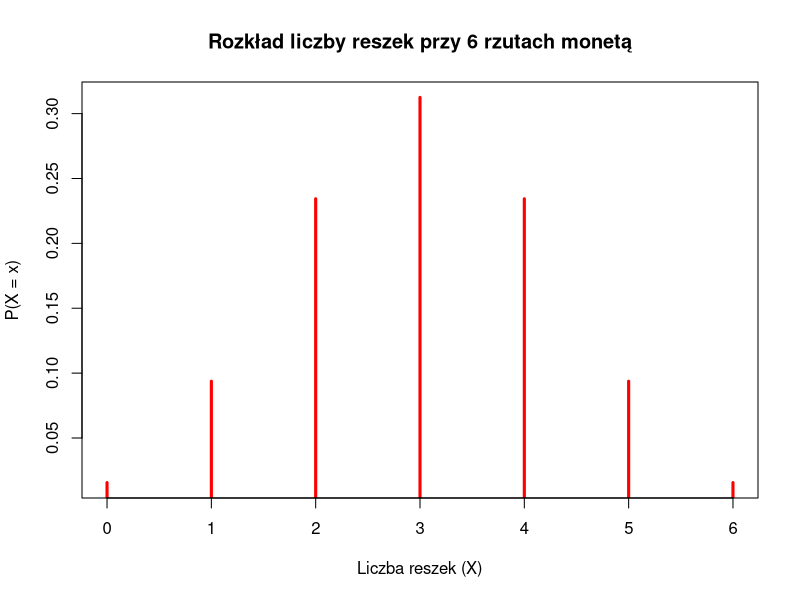
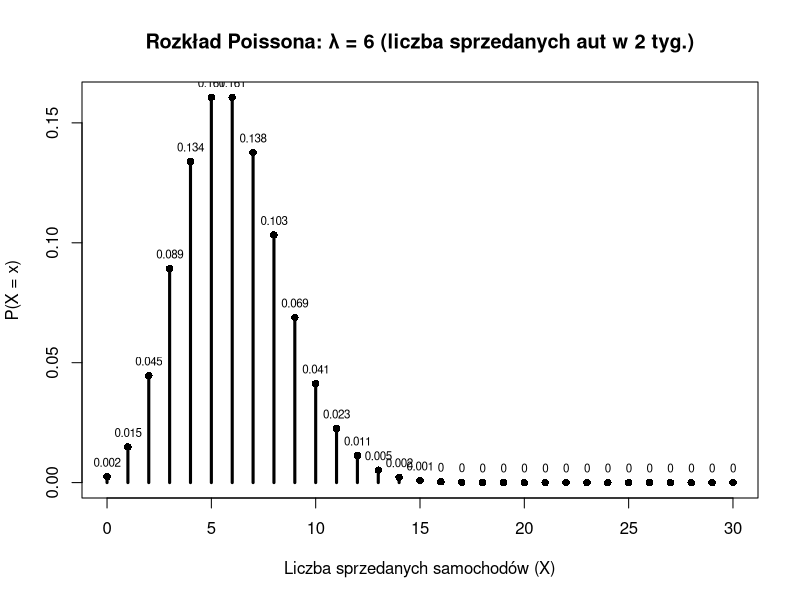
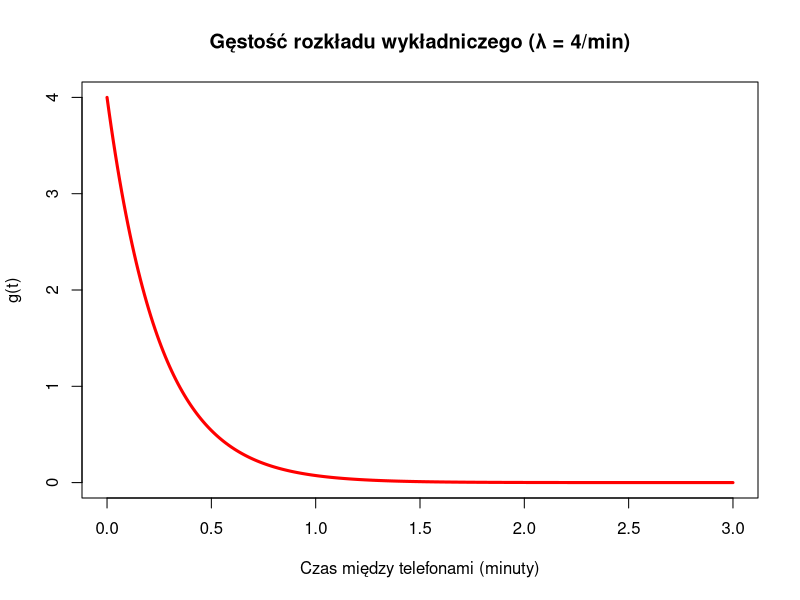

Here is the R script that generated these plots, in order:
# Zad.1
dbinom(5, size = 6, prob = 0.5) #rozklad dwumianowy prawdopodobienstwo punktowe

1 - pbinom(2, size = 6, prob = 0.5) # prawdopodobienstwo skumulowane (dystrybuanta)

pbinom(4, size = 6, prob = 0.5) - pbinom(1, size = 6, prob = 0.5)
cat("\n")

png("rozkład_reszek.png", width = 600, height = 400) # ustawienie typu nazwy i rozmiaru wykresu
x <- 0:6                     # możliwe X
p <- dbinom(x, size = 6, prob = 0.5)
plot(x, p, type = "h", lwd = 3, col = "red",
     main = "Rozkład liczby reszek przy 6 rzutach monetą",
     xlab = "Liczba reszek (X)", ylab = "P(X = x)")

# Zad.2
lambda <- 2*3

p_eq5 <- dpois(5, lambda = lambda) # rozklad poisona prawdopodobienstwo punkctowe

p_ge4  <- 1 - ppois(3, lambda = lambda) # prawdopodobieństwo skumulowane

p_3to5 <- ppois(5, lambda = lambda) - ppois(2, lambda = lambda)

cat("P(X = 5)        =", p_eq5, "\n")
cat("P(X >= 4)       =", p_ge4, "\n")
cat("P(3 <= X <= 5)  =", p_3to5, "\n\n")

png("rozkład_poisson_lambda6.png", width = 800, height = 500)
x <- 0:30
p <- dpois(x, lambda = lambda)
plot(x, p, type = "h", lwd = 3,
     main = "Rozkład Poissona: λ = 6 (liczba sprzedanych aut w 2 tyg.)",
     xlab = "Liczba sprzedanych samochodów (X)",
     ylab = "P(X = x)")
points(x, p, pch = 16)        # kropki na końcach słupków
text(x, p, labels = round(p, 3), pos = 3, cex = 0.7) # wartosci nad slupkami

# Zad.3
a <- 4
b <- 12

punif(7, min=a, max=b) #rozklad jednostajny

punif(11, min=a, max=b) - punif(5, min=a, max=b)

1 - punif(10, min=a, max=b)

qnorm_ <- function(p) a + p*(b-a)  # kwantyl rozkładu jednostajnego Kwantyl p to punkt po ktorym znajduje sie dokladnuie p realizacji zmiennej losowej
x <- a + 0.4*(b-a)
x
cat("\n")

# Zad.4
lambda <- 4

sec_to_min <- function(s) s/60

p_i <- exp(-lambda * sec_to_min(30)) # exp(n) - e^n
# p_i <- 1 - pexp(sec_to_min(30), lambda)

p_ii <- 1 - exp(-lambda * sec_to_min(20))

p_iii <- exp(-lambda * sec_to_min(40)) - exp(-lambda * sec_to_min(80))

t_iv <- -log(0.2)/lambda

cat("P(T > 30s) =", round(p_i, 4), "\n")
cat("P(T < 20s) =", round(p_ii, 4), "\n")
cat("P(40s < T < 80s) =", round(p_iii, 4), "\n")
cat("t takie, że P(T>t)=0.2:", round(t_iv, 3), "min (≈", round(t_iv*60,1), "s )\n\n")

t <- seq(0, 3, by=0.01)
g <- dexp(t, rate=lambda)

png("wykres_wykładniczy.png", width=800, height=500)
plot(t, g, type="l", lwd=3, col="red",
     main="Gęstość rozkładu wykładniczego (λ = 4/min)",
     xlab="Czas między telefonami (minuty)",
     ylab="g(t)")

# Zad.5

1 - pnorm(180, mean=170, sd=12) # Funkcja dystrybuanty rozkładu normalnego

pnorm(165, mean=170, sd=12)

pnorm(190, 170, 12) - pnorm(155, 170, 12)

qnorm(0.9, mean=170, sd=12) # Funkcja kwantylowa rozkładu normalnego

cat("\n")

# Zad.6

n <- 180
p <- 1/6

p_i <- dbinom(27, n, p) # prawdopodobieństwo punktowe

p_ii <- 1 - pbinom(31, n, p) # dystrybuanta

p_iii <- pbinom(28, n, p)

p_iv <- pbinom(33, n, p) - pbinom(24, n, p)

cat("P(X=27) =", round(p_i,4), "\n")
cat("P(X>=32) =", round(p_ii,4), "\n")
cat("P(X<29) =", round(p_iii,4), "\n")
cat("P(25<=X<=33) =", round(p_iv,4), "\n")
